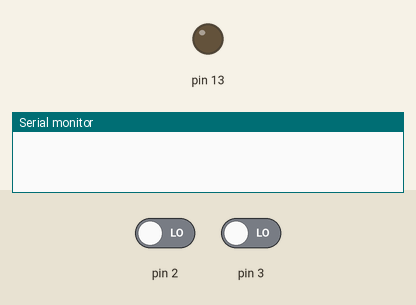
Simulated run of this sketch. Board: Arduino Uno, built with avr-gcc and run on an emulated ATmega328P. On the bench: output pins drawn as LEDs (lit = HIGH), the last lines printed to the serial monitor. The inputs (shaded band) are chosen by the test bench; at power-on: pin 3 LOW, pin 2 LOW.

Above: at 1.2 s.
1.3 s: pin 3 driven HIGH
At 1.7 s:
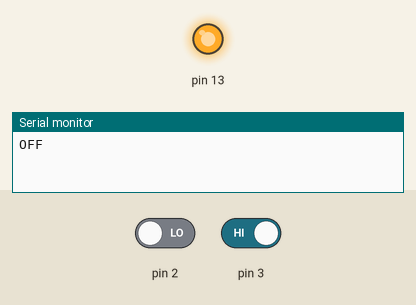
2.8 s: pin 2 driven HIGH
At 4.0 s:
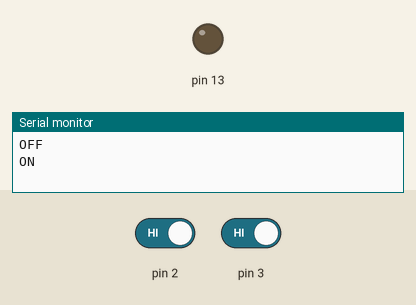
Timing chart, 0 to 5.8 s (numbered marks = the images above; inputs shaded):
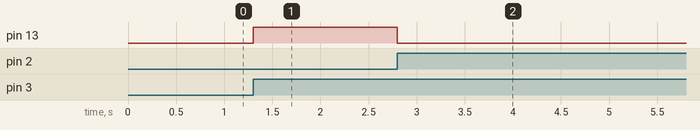

Measured:
- after the input at 1.3 s, pin 13: LOW → HIGH at once
- after the input at 2.8 s, pin 13: HIGH → LOW at once

The sketch:

Sim808_V2.ino
```cpp
#include <SoftwareSerial.h>
SoftwareSerial sim808(7,8); // Rx, Tx
#define DEBUG true
volatile int output = LOW;
String buff_data;
char phone_number[] = "sdt:"; // replace with your phone no.

  // put your setup code here, to run once:
void setup()
{
  sim808.begin(9600);
  Serial.begin(9600);
  delay(50);
  attachInterrupt(digitalPinToInterrupt(2),buttonPressed1,RISING);
  attachInterrupt(digitalPinToInterrupt(3),buttonPressed2,RISING);
  pinMode(13,OUTPUT);
}

void loop()
{
  // put your main code here, to run repeatedly:
 serialEvent();
}
void buttonPressed1()           //ISR function excutes when push button at pinD2 is pressed
{
   output = LOW;                //Change Output value to LOW
   digitalWrite(13,output);     //Turns LED ON or OFF depending upon output value
   Serial.println("ON");
}

void buttonPressed2()           //ISR function excutes when push button at pinD3 is pressed
{
   output = HIGH;               //Change Output value to HIGH
   digitalWrite(13,output);     //Turns LED ON or OFF depending upon output value
   Serial.println("OFF");
}
void serialEvent() {
  if(sim808.available()>0)
  {
    buff_data = sim808.readString();
    delay(100);
    int str_len = buff_data.length() + 1;
    // Prepare the character array (the buffer)
    char char_array[str_len];
    char water_array[str_len];
    // Copy it over
    buff_data.toCharArray(char_array, str_len);
    Serial.print("char arary: ");
    Serial.println((char*)char_array);
  }
}
```
